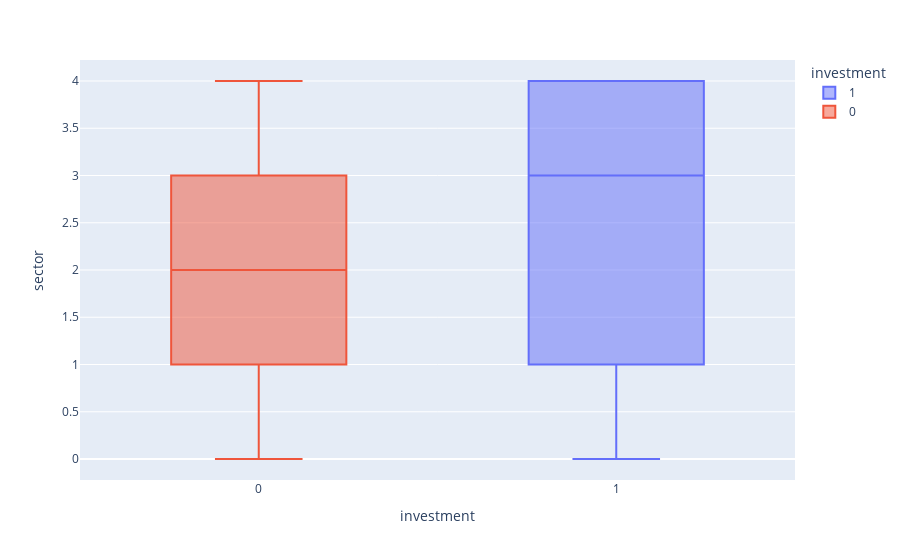
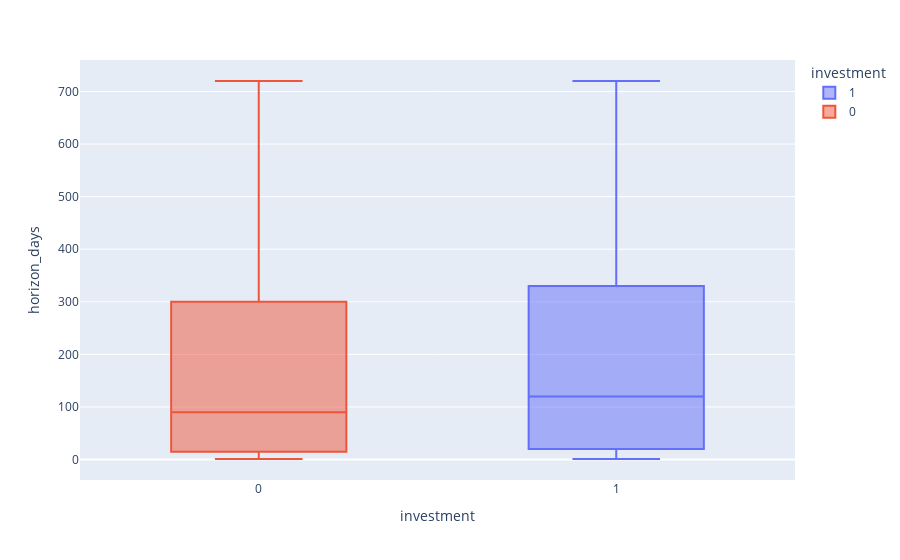
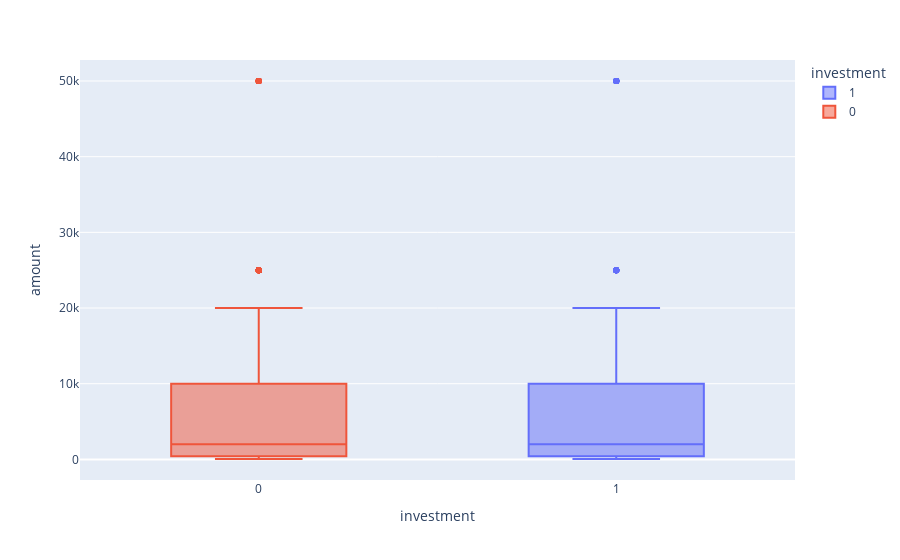
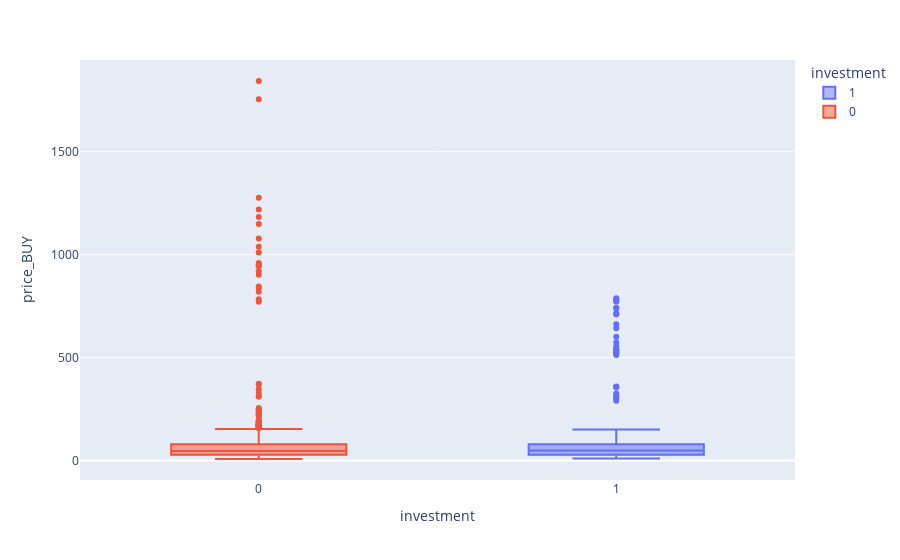

Notebook cell for these charts, in order:
### Markdown cell above
Podemos considerar como "inflation" y "nominal_ reuturn" como las variables de mayor aporte predictivo preliminarmente.

### Code cell
for column in data_1.columns:
    fig = px.box(data_1, x= "investment", y=column, color = "investment")
    fig.show()

### Figure 1 — Plotly figure (JSON) as saved in the notebook; plotly's stock layout.template omitted (floating-point values rounded to 4 significant figures; data arrays with more than 128 entries replaced by an {"elided": "..."} marker saying what was removed)
{"data": [{"alignmentgroup": "True", "hovertemplate": "investment=%{x}<br>sector=%{y}<extra></extra>", "legendgroup": "1", "marker": {"color": "#636efa"}, "name": "1", "notched": false, "offsetgroup": "1", "orientation": "v", "showlegend": true, "type": "box", "x": {"elided": "344 int values"}, "x0": " ", "xaxis": "x", "y": {"elided": "344 int values"}, "y0": " ", "yaxis": "y"}, {"alignmentgroup": "True", "hovertemplate": "investment=%{x}<br>sector=%{y}<extra></extra>", "legendgroup": "0", "marker": {"color": "#EF553B"}, "name": "0", "notched": false, "offsetgroup": "0", "orientation": "v", "showlegend": true, "type": "box", "x": {"elided": "556 int values"}, "x0": " ", "xaxis": "x", "y": {"elided": "556 int values"}, "y0": " ", "yaxis": "y"}], "layout": {"boxmode": "overlay", "legend": {"title": {"text": "investment"}, "tracegroupgap": 0}, "margin": {"t": 60}, "xaxis": {"anchor": "y", "categoryarray": [1, 0], "categoryorder": "array", "domain": [0, 1], "title": {"text": "investment"}}, "yaxis": {"anchor": "x", "domain": [0, 1], "title": {"text": "sector"}}}}

### Figure 2 — Plotly figure (JSON) as saved in the notebook; plotly's stock layout.template omitted (floating-point values rounded to 4 significant figures; data arrays with more than 128 entries replaced by an {"elided": "..."} marker saying what was removed)
{"data": [{"alignmentgroup": "True", "hovertemplate": "investment=%{x}<br>horizon_days=%{y}<extra></extra>", "legendgroup": "1", "marker": {"color": "#636efa"}, "name": "1", "notched": false, "offsetgroup": "1", "orientation": "v", "showlegend": true, "type": "box", "x": {"elided": "344 int values"}, "x0": " ", "xaxis": "x", "y": {"elided": "344 int values"}, "y0": " ", "yaxis": "y"}, {"alignmentgroup": "True", "hovertemplate": "investment=%{x}<br>horizon_days=%{y}<extra></extra>", "legendgroup": "0", "marker": {"color": "#EF553B"}, "name": "0", "notched": false, "offsetgroup": "0", "orientation": "v", "showlegend": true, "type": "box", "x": {"elided": "556 int values"}, "x0": " ", "xaxis": "x", "y": {"elided": "556 int values"}, "y0": " ", "yaxis": "y"}], "layout": {"boxmode": "overlay", "legend": {"title": {"text": "investment"}, "tracegroupgap": 0}, "margin": {"t": 60}, "xaxis": {"anchor": "y", "categoryarray": [1, 0], "categoryorder": "array", "domain": [0, 1], "title": {"text": "investment"}}, "yaxis": {"anchor": "x", "domain": [0, 1], "title": {"text": "horizon_days"}}}}

### Figure 3 — Plotly figure (JSON) as saved in the notebook; plotly's stock layout.template omitted (floating-point values rounded to 4 significant figures; data arrays with more than 128 entries replaced by an {"elided": "..."} marker saying what was removed)
{"data": [{"alignmentgroup": "True", "hovertemplate": "investment=%{x}<br>amount=%{y}<extra></extra>", "legendgroup": "1", "marker": {"color": "#636efa"}, "name": "1", "notched": false, "offsetgroup": "1", "orientation": "v", "showlegend": true, "type": "box", "x": {"elided": "344 int values"}, "x0": " ", "xaxis": "x", "y": {"elided": "344 int values"}, "y0": " ", "yaxis": "y"}, {"alignmentgroup": "True", "hovertemplate": "investment=%{x}<br>amount=%{y}<extra></extra>", "legendgroup": "0", "marker": {"color": "#EF553B"}, "name": "0", "notched": false, "offsetgroup": "0", "orientation": "v", "showlegend": true, "type": "box", "x": {"elided": "556 int values"}, "x0": " ", "xaxis": "x", "y": {"elided": "556 int values"}, "y0": " ", "yaxis": "y"}], "layout": {"boxmode": "overlay", "legend": {"title": {"text": "investment"}, "tracegroupgap": 0}, "margin": {"t": 60}, "xaxis": {"anchor": "y", "categoryarray": [1, 0], "categoryorder": "array", "domain": [0, 1], "title": {"text": "investment"}}, "yaxis": {"anchor": "x", "domain": [0, 1], "title": {"text": "amount"}}}}

### Figure 4 — Plotly figure (JSON) as saved in the notebook; plotly's stock layout.template omitted (floating-point values rounded to 4 significant figures; data arrays with more than 128 entries replaced by an {"elided": "..."} marker saying what was removed)
{"data": [{"alignmentgroup": "True", "hovertemplate": "investment=%{x}<br>price_BUY=%{y}<extra></extra>", "legendgroup": "1", "marker": {"color": "#636efa"}, "name": "1", "notched": false, "offsetgroup": "1", "orientation": "v", "showlegend": true, "type": "box", "x": {"elided": "344 int values"}, "x0": " ", "xaxis": "x", "y": {"elided": "344 float values"}, "y0": " ", "yaxis": "y"}, {"alignmentgroup": "True", "hovertemplate": "investment=%{x}<br>price_BUY=%{y}<extra></extra>", "legendgroup": "0", "marker": {"color": "#EF553B"}, "name": "0", "notched": false, "offsetgroup": "0", "orientation": "v", "showlegend": true, "type": "box", "x": {"elided": "556 int values"}, "x0": " ", "xaxis": "x", "y": {"elided": "556 float values"}, "y0": " ", "yaxis": "y"}], "layout": {"boxmode": "overlay", "legend": {"title": {"text": "investment"}, "tracegroupgap": 0}, "margin": {"t": 60}, "xaxis": {"anchor": "y", "categoryarray": [1, 0], "categoryorder": "array", "domain": [0, 1], "title": {"text": "investment"}}, "yaxis": {"anchor": "x", "domain": [0, 1], "title": {"text": "price_BUY"}}}}
